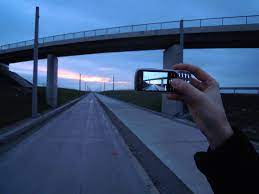
#> input picture Practico6/image.jpg, 259 x 194 px
$ python transformacionEuclidiana.py
#> lines starting #> are read from the running program, lines starting #| are printed output that depends on the picture
import numpy as np
import cv2
from matplotlib import pyplot as plt
import pylab as pl


def euclidiana(angle, tx, ty):
#> called with angle = 10, tx = 100, ty = 100
    img = cv2.imread('image.jpg', cv2.IMREAD_GRAYSCALE)
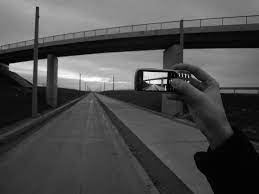
#> img: shape (194, 259); min 0, max 255, mean 75.8

    # translation
    (h, w) = (img.shape[0], img.shape[1])
#> h = 194; w = 259
    T = np.float32([[1, 0, tx], [0, 1, ty]])
    shifted = cv2.warpAffine(img, T, (w, h))
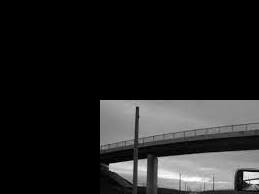
#> shifted: shape (194, 259); min 0, max 255, mean 34.1

    # rotation
    (h, w) = shifted.shape[: 2]
    center = (w / 2, h / 2)
#> center = (129.5, 97)
    R = cv2.getRotationMatrix2D(center, angle, 1.0)
    rotated = cv2.warpAffine(shifted, R, (w, h))
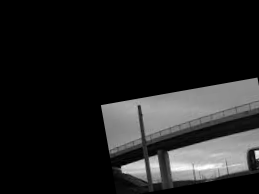
#> rotated: shape (194, 259); min 0, max 255, mean 32.6

    pl.gray(), pl.axis('equal'), pl.axis('off')
    plt.subplot(121), plt.imshow(img), plt.title('Input')
    plt.subplot(122), plt.imshow(rotated), plt.title('Output')
    plt.show()
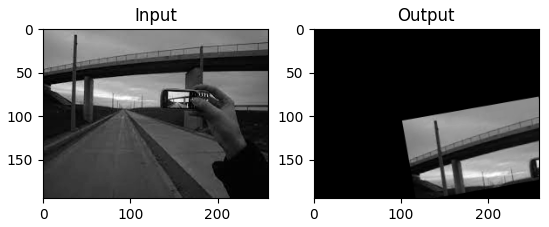
#> figure drawn by matplotlib, 2 panels


euclidiana(10, 100, 100)
